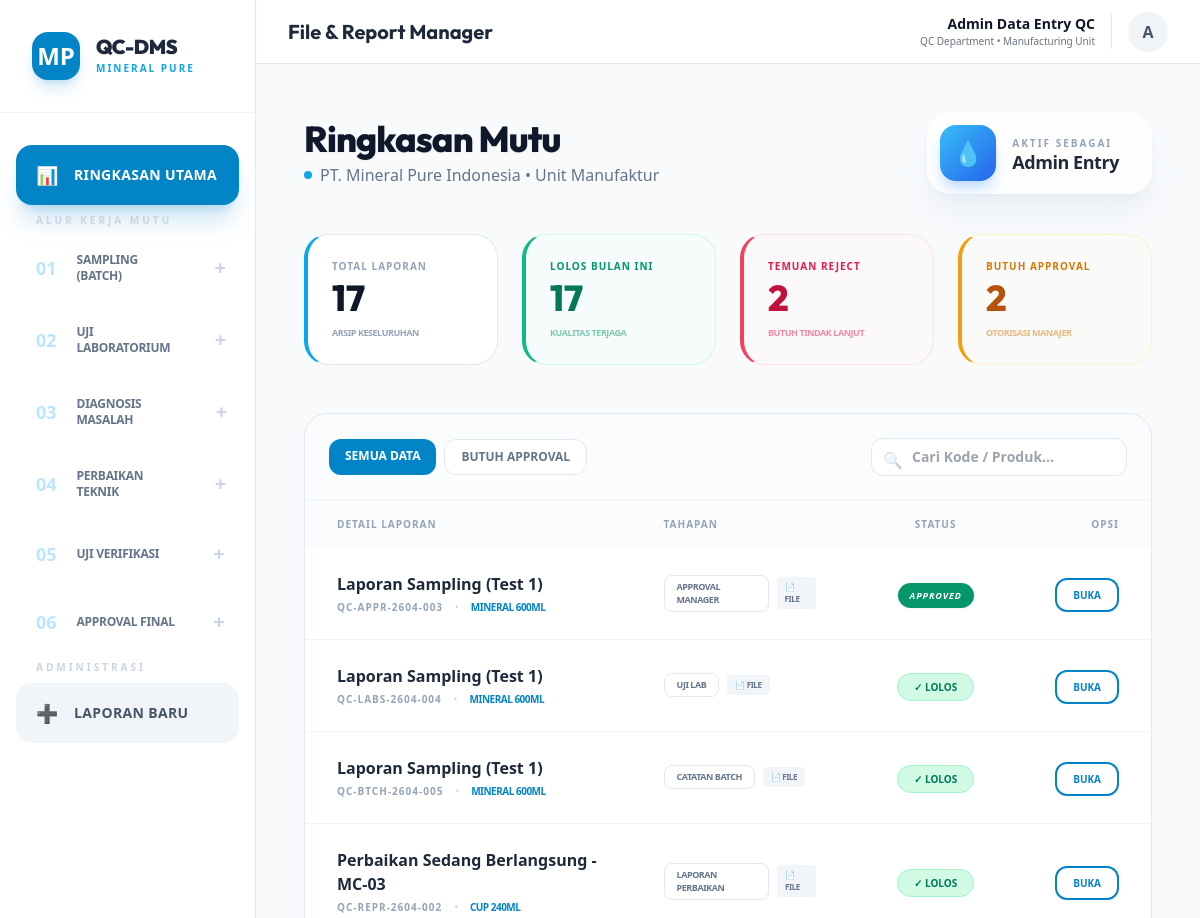
Before: / (upper part) with the older database file.
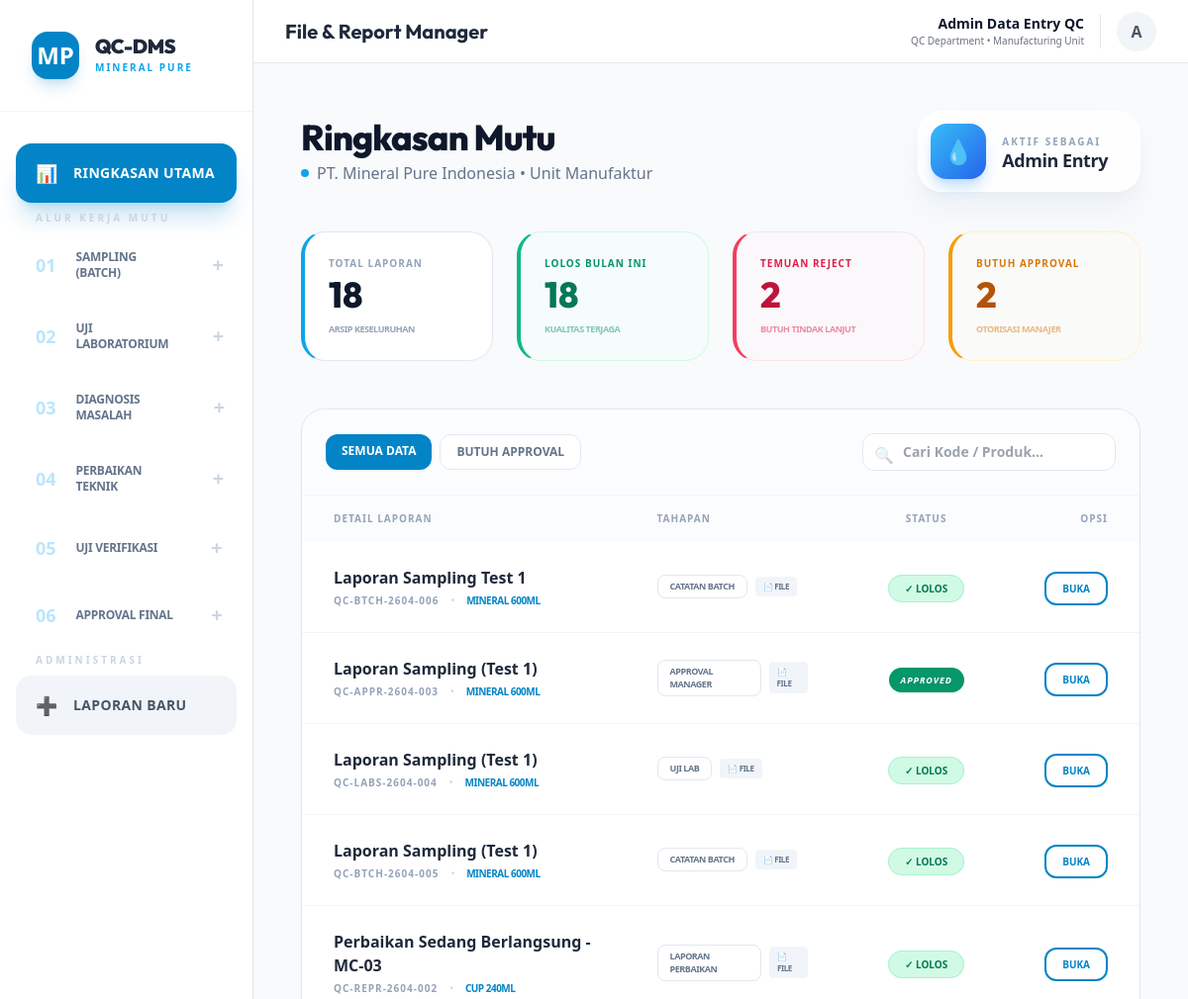
After: the same page with the newer database file.
### tables this page shows
CREATE TABLE documents (
        id INTEGER PRIMARY KEY AUTOINCREMENT,
        no_dokumen TEXT UNIQUE,
        nama_dokumen TEXT,
        produk TEXT,
        jenis TEXT,
        tanggal TEXT,
        inspector TEXT,
        machine_id TEXT,
        admin_entry_name TEXT,
        status TEXT,
        approval_status TEXT DEFAULT 'Waiting Approval',
        approved_by TEXT,
        link TEXT,
        deskripsi TEXT,
        folder_path TEXT,
        parent_doc_id INTEGER,
        ph TEXT,
        tds TEXT,
        kekeruhan TEXT
    , file_path TEXT, external_link TEXT);

### index.php (the view, shortened to what this page needs)
<?php
require 'db.php';
$filter = $_GET['filter'] ?? null;
$search = $_GET['search'] ?? null;
$query = "SELECT * FROM documents WHERE 1=1";
$params = [];
$query .= " ORDER BY tanggal DESC, id DESC";
$stmt = $pdo->prepare($query);
$stmt->execute($params);
$files = $stmt->fetchAll(PDO::FETCH_ASSOC);
$total_docs = $pdo->query("SELECT COUNT(*) FROM documents")->fetchColumn();
$total_reject = $pdo->query("SELECT COUNT(*) FROM documents WHERE status = 'Reject'")->fetchColumn();
$inspeksi_bulan_ini = $pdo->query("SELECT COUNT(*) FROM documents WHERE strftime('%m', tanggal) = strftime('%m', 'now')")->fetchColumn();
$waiting_approval = $pdo->query("SELECT COUNT(*) FROM documents WHERE approval_status = 'Waiting Approval'")->fetchColumn();
?>
<!DOCTYPE html>
<html lang="id">
<head>
    <script src="https://cdn.tailwindcss.com"></script>
</head>
<body class="antialiased">
    <?php include 'sidebar.php'; ?>
    <div class="p-4 max-w-7xl mx-auto">
        <div class="mb-10 flex flex-col md:flex-row justify-between items-start md:items-center gap-6">
            <div>
                <h1 class="text-4xl font-extrabold tracking-tight text-slate-900 drop-shadow-sm">Ringkasan Mutu</h1>
                <p class="text-slate-500 font-medium mt-1 flex items-center gap-2">
                    <span class="w-2 h-2 bg-sky-500 rounded-full animate-pulse"></span>
                    PT. Mineral Pure Indonesia • Unit Manufaktur
                </p>
            </div>
            <div class="flex items-center gap-4 bg-white/80 backdrop-blur-md p-3 pr-8 rounded-3xl border border-white shadow-xl shadow-slate-200/50">
                <div class="w-14 h-14 bg-gradient-to-br from-sky-400 to-blue-600 rounded-2xl flex items-center justify-center text-white text-2xl shadow-lg shadow-blue-200">
                    💧
                </div>
                <div>
                    <p class="text-[10px] font-black uppercase tracking-[0.2em] text-slate-400 mb-0.5">Aktif Sebagai</p>
                    <p class="text-lg font-black text-slate-800 tracking-tight leading-none">
                        <?= $_SESSION['role'] == 'Admin_Entry' ? 'Admin Entry' : 'Manajer Produksi' ?>
                    </p>
                </div>
            </div>
        </div>
        <div class="grid grid-cols-1 md:grid-cols-2 lg:grid-cols-4 gap-6 mb-12">
            <div class="stat-card border-l-4 border-l-sky-500 group">
                <p class="text-[10px] font-black text-slate-400 uppercase tracking-widest mb-1 group-hover:text-sky-500 transition-colors">Total Laporan</p>
                <h3 class="text-4xl font-extrabold text-slate-900"><?= $total_docs ?></h3>
                <p class="text-[9px] text-slate-400 mt-2 font-bold uppercase tracking-tighter">Arsip Keseluruhan</p>
            </div>
            <div class="stat-card border-emerald-100 bg-emerald-50/20 border-l-4 border-l-emerald-500 group">
                <p class="text-[10px] font-black text-emerald-600 uppercase tracking-widest mb-1 group-hover:translate-x-1 transition-transform">Lolos Bulan Ini</p>
                <h3 class="text-4xl font-extrabold text-emerald-700"><?= $inspeksi_bulan_ini ?></h3>
                <p class="text-[9px] text-emerald-600/50 mt-2 font-bold uppercase tracking-tighter">Kualitas Terjaga</p>
            </div>
            <div class="stat-card border-rose-100 bg-rose-50/20 border-l-4 border-l-rose-500 group">
                <p class="text-[10px] font-black text-rose-600 uppercase tracking-widest mb-1 group-hover:translate-x-1 transition-transform">Temuan Reject</p>
                <h3 class="text-4xl font-extrabold text-rose-700"><?= $total_reject ?></h3>
                <p class="text-[9px] text-rose-600/50 mt-2 font-bold uppercase tracking-tighter">Butuh Tindak Lanjut</p>
            </div>
            <div class="stat-card border-amber-100 bg-amber-50/20 border-l-4 border-l-amber-500 group">
                <p class="text-[10px] font-black text-amber-600 uppercase tracking-widest mb-1 group-hover:translate-x-1 transition-transform">Butuh Approval</p>
                <h3 class="text-4xl font-extrabold text-amber-700"><?= $waiting_approval ?></h3>
                <p class="text-[9px] text-amber-600/50 mt-2 font-bold uppercase tracking-tighter">Otorisasi Manajer</p>
            </div>
        </div>
        <div class="bg-white rounded-3xl border border-slate-200 shadow-sm overflow-hidden">
            <div class="p-4 md:p-6 border-b border-slate-100 flex flex-col md:flex-row justify-between items-center gap-4 bg-slate-50/50">
                <div class="flex flex-wrap justify-center gap-2">
                    <a href="index.php" class="btn-filter <?= !$filter ? 'active' : '' ?>">Semua Data</a>
                    <a href="index.php?filter=waiting" class="btn-filter <?= $filter == 'waiting' ? 'active' : '' ?>">Butuh Approval</a>
                </div>
                <form action="" method="GET" class="relative w-full md:w-auto">
                    <input type="text" name="search" value="<?= htmlspecialchars($search) ?>" placeholder="Cari Kode / Produk..." class="pl-10 pr-4 py-2 bg-white border border-slate-200 rounded-xl text-sm font-bold focus:border-sky-500 outline-none w-full md:w-64 transition-all">
                    <span class="absolute left-3 top-2.5 opacity-30">🔍</span>
                </form>
            </div>
            <div class="overflow-x-auto">
                <table class="w-full min-w-[800px]">
                <thead>
                    <tr class="bg-slate-50/50">
                        <th class="px-8 py-4 text-left text-[10px] font-black text-slate-400 uppercase tracking-widest">Detail Laporan</th>
                        <th class="px-8 py-4 text-left text-[10px] font-black text-slate-400 uppercase tracking-widest">Tahapan</th>
                        <th class="px-8 py-4 text-center text-[10px] font-black text-slate-400 uppercase tracking-widest">Status</th>
                        <th class="px-8 py-4 text-right text-[10px] font-black text-slate-400 uppercase tracking-widest">Opsi</th>
                    </tr>
                </thead>
                <tbody class="divide-y divide-slate-100">
                    <?php foreach ($files as $file): ?>
                        <tr class="hover:bg-sky-50/30 transition-colors">
                            <td class="px-8 py-6">
                                <a href="view.php?id=<?= $file['id'] ?>" class="block group">
                                    <p class="font-bold text-slate-800 text-base group-hover:text-sky-600 transition-colors"><?= htmlspecialchars($file['nama_dokumen']) ?></p>
                                    <div class="flex items-center gap-3 mt-1">
                                        <p class="text-[10px] font-black text-slate-400 tracking-widest uppercase"><?= htmlspecialchars($file['no_dokumen']) ?></p>
                                        <span class="text-[10px] text-slate-300">•</span>
                                        <p class="text-[10px] font-bold text-sky-600 uppercase tracking-tighter"><?= str_replace('_', ' ', $file['produk']) ?></p>
                                    </div>
                                </a>
                            </td>
                            <td class="px-8 py-6">
                                <div class="flex items-center gap-2">
                                    <span class="px-3 py-1 bg-white border border-slate-200 rounded-lg text-[9px] font-black text-slate-500 uppercase tracking-tighter">
                                        <?= str_replace('_', ' ', $file['jenis']) ?>
                                    </span>
                                    <?php if (!empty($file['file_path'])): ?>
                                        <span class="flex items-center gap-1 px-2 py-1 bg-slate-100 rounded text-[8px] font-black text-slate-500 uppercase tracking-tighter" title="Dokumen Fisik (Upload)">
                                            📄 FILE
                                        </span>
                                    <?php endif; ?>
                                </div>
                            </td>
                            <td class="px-8 py-6 text-center">
                                <?php if ($file['jenis'] == 'Approval_Manager'): ?>
                                    <span class="px-3 py-1.5 <?= $file['approval_status'] == 'Approved' ? 'bg-emerald-600' : 'bg-amber-500' ?> text-white rounded-full text-[9px] font-black uppercase tracking-widest italic shadow-sm">
                                        <?= $file['approval_status'] ?>
                                    </span>
                                <?php else: ?>
                                    <span class="px-4 py-1.5 <?= ($file['status'] == 'Lolos' || $file['status'] == 'Passed') ? 'bg-emerald-100 text-emerald-700 border-emerald-200' : 'bg-rose-100 text-rose-700 border-rose-200' ?> border rounded-full text-[10px] font-black uppercase">
                                        <?= ($file['status'] == 'Lolos' || $file['status'] == 'Passed') ? '✓ LOLOS' : '✗ REJECT' ?>
                                    </span>
                                <?php endif; ?>
                            </td>
                            <td class="px-8 py-6 text-right">
                                <a href="view.php?id=<?= $file['id'] ?>" class="text-[10px] font-black text-sky-600 hover:bg-sky-600 hover:text-white px-4 py-2 border-2 border-sky-600 rounded-xl transition-all">BUKA</a>
                            </td>
                        </tr>
                    <?php endforeach; ?>
                </tbody>
            </table>
            </div>
        </div>
    </main>
    </div>
    </div>
</body>
</html>

### sidebar.php (shortened to what this page needs)
<?php
$current_page = basename($_SERVER['PHP_SELF']);
$role_name = ($_SESSION['role'] == 'Admin_Entry') ? 'Admin Data Entry QC' : 'Manajer Produksi';
?>
<script src="https://cdn.tailwindcss.com"></script>
<div class="flex h-screen bg-slate-50 font-sans overflow-hidden">
    <div id="mobileSidebar" class="w-64 bg-white border-r border-slate-200 flex flex-col flex-shrink-0 shadow-sm no-print sidebar-container absolute md:relative z-50 h-full -translate-x-full md:translate-x-0 transition-transform duration-300">
        <div class="p-8 bg-white flex items-center gap-4 border-b border-slate-100">
            <div class="w-12 h-12 bg-sky-600 rounded-2xl flex items-center justify-center text-2xl shadow-lg shadow-sky-600/20 text-white font-black">
                MP
            </div>
            <div>
                <h1 class="text-xl font-black tracking-tight text-slate-800 leading-none">QC-DMS</h1>
                <p class="text-[10px] text-sky-500 uppercase tracking-[0.2em] font-black mt-1">Mineral Pure</p>
            </div>
        </div>
        <nav class="flex-grow py-8 px-4 overflow-y-auto">
            <ul class="space-y-2">
                <li>
                    <a href="index.php"
                       class="flex items-center gap-4 px-5 py-4 rounded-2xl transition-all duration-200 <?= ($current_page == 'index.php' && !isset($_GET['filter'])) ? 'bg-sky-600 text-white shadow-xl shadow-sky-600/20' : 'text-slate-500 hover:bg-sky-50 hover:text-sky-600' ?>">
                        <span class="text-lg">📊</span>
                        <span class="font-bold text-sm uppercase tracking-wide">Ringkasan Utama</span>
                    </a>
                </li>
                <p class="text-[10px] font-black text-slate-300 uppercase tracking-[0.3em] px-5 mt-10 mb-4">ALUR KERJA MUTU</p>
                <?php
                $steps = [
                    'step1' => ['01', 'Sampling (Batch)', '📄'],
                    'step2' => ['02', 'Uji Laboratorium', '🧪'],
                    'step3' => ['03', 'Diagnosis Masalah', '⚙️'],
                    'step4' => ['04', 'Perbaikan Teknik', '🔧'],
                    'step5' => ['05', 'Uji Verifikasi', '🔬'],
                    'step6' => ['06', 'Approval Final', '⚖️'],
                ];
                foreach ($steps as $key => $val):
                    $is_active = (isset($_GET['filter']) && $_GET['filter'] == $key);
                ?>
                <li>
                    <div class="flex items-center gap-1 group">
                        <a href="index.php?filter=<?= $key ?>"
                           class="flex-grow flex items-center gap-5 px-5 py-4 rounded-2xl transition-all duration-200 <?= $is_active ? 'bg-sky-600 text-white shadow-lg' : 'text-slate-500 hover:bg-sky-50 hover:text-sky-600' ?>">
                            <span class="text-lg font-black <?= $is_active ? 'text-white' : 'text-sky-200' ?>"><?= $val[0] ?></span>
                            <span class="font-bold text-xs uppercase tracking-tight"><?= $val[1] ?></span>
                        </a>
                        <?php if ($_SESSION['role'] == 'Admin_Entry'): ?>
                        <a href="add.php?step=<?= substr($key, 4) ?>" class="w-10 h-10 flex items-center justify-center text-slate-300 hover:text-sky-600 font-bold transition-all text-xl" title="Input Baru">+</a>
                        <?php endif; ?>
                    </div>
                </li>
                <?php endforeach; ?>
                <?php if ($_SESSION['role'] == 'Admin_Entry'): ?>
                <p class="text-[10px] font-black text-slate-300 uppercase tracking-[0.3em] px-5 mt-10 mb-4">ADMINISTRASI</p>
                <li>
                    <a href="add.php"
                       class="flex items-center gap-4 px-5 py-4 rounded-2xl transition-all duration-200 <?= $current_page == 'add.php' ? 'bg-slate-900 text-white shadow-lg' : 'bg-slate-100 text-slate-600 hover:bg-sky-600 hover:text-white' ?>">
                        <span class="text-lg">➕</span>
                        <span class="font-bold text-sm uppercase tracking-wide">Laporan Baru</span>
                    </a>
                </li>
                <?php endif; ?>
            </ul>
        </nav>
    </div>
    <div class="flex-grow flex flex-col h-screen overflow-hidden w-full">
        <header class="h-16 bg-white border-b border-gray-200 flex items-center justify-between px-4 md:px-8 flex-shrink-0 z-10 no-print">
            <div class="flex items-center gap-2 md:gap-4">
                <h2 class="text-lg md:text-xl font-bold text-slate-800 truncate">
                    <?php
                        if($current_page == 'index.php') echo "File & Report Manager";
                        elseif($current_page == 'add.php') echo "Upload Quality Control";
                        else echo "Quality Analysis Detail";
                    ?>
                </h2>
            </div>
            <div class="flex items-center gap-4">
                <div class="text-right border-r border-gray-200 pr-4">
                    <p class="text-sm font-bold text-slate-900"><?= $role_name ?></p>
                    <p class="text-[10px] text-gray-500">QC Department • Manufacturing Unit</p>
                </div>
                <div class="w-10 h-10 bg-slate-100 rounded-full flex items-center justify-center text-slate-600 font-bold">
                    <?= substr($role_name, 0, 1) ?>
                </div>
            </div>
        </header>
        <main class="flex-grow overflow-y-auto bg-slate-50 p-4 md:p-8 relative">

### index.php (style rules this page uses)
:root { --primary: #0284c7; --success: #059669; --bg-main: #f8fafc; }
body { font-family: 'Inter', sans-serif; background-color: var(--bg-main); color: #1e293b; }
h1, h2, h3, h4 { font-family: 'Outfit', sans-serif; }
.stat-card { background: white; border-radius: 24px; border: 1px solid #e2e8f0; padding: 1.5rem; transition: all 0.2s; }
.btn-filter { padding: 0.5rem 1rem; border-radius: 12px; font-size: 0.75rem; font-weight: 800; text-transform: uppercase; transition: all 0.2s; }
.btn-filter.active { background: var(--primary); color: white; }
.btn-filter:not(.active) { background: white; color: #64748b; border: 1px solid #e2e8f0; }

Changed rows visible on the page:
added documents: nama_dokumen "Laporan Sampling Test 1", no_dokumen "QC-BTCH-2604-006", produk "MINERAL 600ML", jenis "CATATAN BATCH", shows "📄 FILE", status "✓ LOLOS"
Other visible differences:
$total_docs: "17" → "18"
$inspeksi_bulan_ini: "17" → "18"
